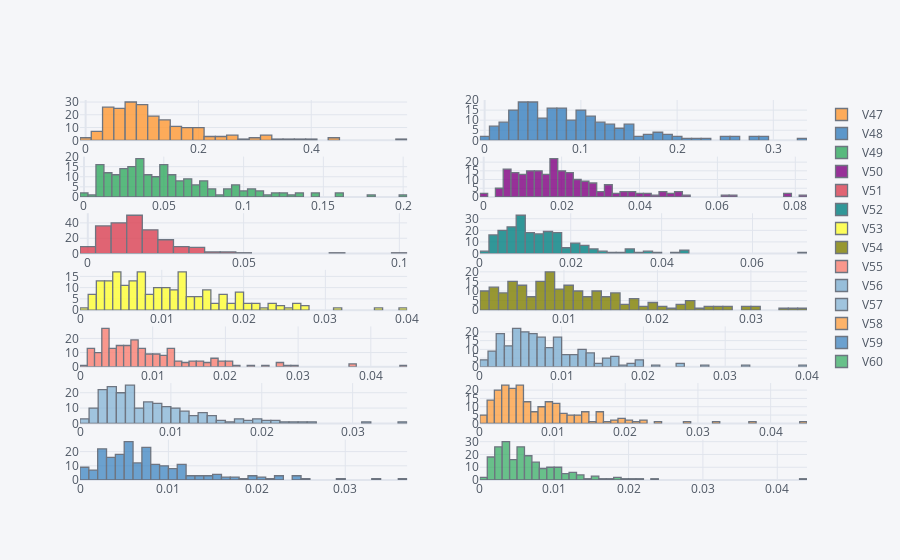

Write notebook code for a chart like this one.
### Code cell
X[skewedColsList[14:29]].iplot(kind='histogram',subplots=True,bins=50)

### Figure 1 — Plotly figure (JSON) as saved in the notebook; plotly's stock layout.template omitted (floating-point values rounded to 4 significant figures; data arrays with more than 128 entries replaced by an {"elided": "..."} marker saying what was removed)
{"data": [{"histfunc": "count", "histnorm": "", "marker": {"color": "rgba(255, 153, 51, 1.0)", "line": {"color": "#4D5663", "width": 1.3}}, "name": "V47", "nbinsx": 50, "opacity": 0.8, "orientation": "v", "type": "histogram", "x": {"elided": "208 float values"}, "xaxis": "x", "yaxis": "y"}, {"histfunc": "count", "histnorm": "", "marker": {"color": "rgba(55, 128, 191, 1.0)", "line": {"color": "#4D5663", "width": 1.3}}, "name": "V48", "nbinsx": 50, "opacity": 0.8, "orientation": "v", "type": "histogram", "x": {"elided": "208 float values"}, "xaxis": "x2", "yaxis": "y2"}, {"histfunc": "count", "histnorm": "", "marker": {"color": "rgba(50, 171, 96, 1.0)", "line": {"color": "#4D5663", "width": 1.3}}, "name": "V49", "nbinsx": 50, "opacity": 0.8, "orientation": "v", "type": "histogram", "x": {"elided": "208 float values"}, "xaxis": "x3", "yaxis": "y3"}, {"histfunc": "count", "histnorm": "", "marker": {"color": "rgba(128, 0, 128, 1.0)", "line": {"color": "#4D5663", "width": 1.3}}, "name": "V50", "nbinsx": 50, "opacity": 0.8, "orientation": "v", "type": "histogram", "x": {"elided": "208 float values"}, "xaxis": "x4", "yaxis": "y4"}, {"histfunc": "count", "histnorm": "", "marker": {"color": "rgba(219, 64, 82, 1.0)", "line": {"color": "#4D5663", "width": 1.3}}, "name": "V51", "nbinsx": 50, "opacity": 0.8, "orientation": "v", "type": "histogram", "x": {"elided": "208 float values"}, "xaxis": "x5", "yaxis": "y5"}, {"histfunc": "count", "histnorm": "", "marker": {"color": "rgba(0, 128, 128, 1.0)", "line": {"color": "#4D5663", "width": 1.3}}, "name": "V52", "nbinsx": 50, "opacity": 0.8, "orientation": "v", "type": "histogram", "x": {"elided": "208 float values"}, "xaxis": "x6", "yaxis": "y6"}, {"histfunc": "count", "histnorm": "", "marker": {"color": "rgba(255, 255, 51, 1.0)", "line": {"color": "#4D5663", "width": 1.3}}, "name": "V53", "nbinsx": 50, "opacity": 0.8, "orientation": "v", "type": "histogram", "x": {"elided": "208 float values"}, "xaxis": "x7", "yaxis": "y7"}, {"histfunc": "count", "histnorm": "", "marker": {"color": "rgba(128, 128, 0, 1.0)", "line": {"color": "#4D5663", "width": 1.3}}, "name": "V54", "nbinsx": 50, "opacity": 0.8, "orientation": "v", "type": "histogram", "x": {"elided": "208 float values"}, "xaxis": "x8", "yaxis": "y8"}, {"histfunc": "count", "histnorm": "", "marker": {"color": "rgba(251, 128, 114, 1.0)", "line": {"color": "#4D5663", "width": 1.3}}, "name": "V55", "nbinsx": 50, "opacity": 0.8, "orientation": "v", "type": "histogram", "x": {"elided": "208 float values"}, "xaxis": "x9", "yaxis": "y9"}, {"histfunc": "count", "histnorm": "", "marker": {"color": "rgba(128, 177, 211, 1.0)", "line": {"color": "#4D5663", "width": 1.3}}, "name": "V56", "nbinsx": 50, "opacity": 0.8, "orientation": "v", "type": "histogram", "x": {"elided": "208 float values"}, "xaxis": "x10", "yaxis": "y10"}, {"histfunc": "count", "histnorm": "", "marker": {"color": "rgba(128, 177, 211, 0.8999999999999999)", "line": {"color": "#4D5663", "width": 1.3}}, "name": "V57", "nbinsx": 50, "opacity": 0.8, "orientation": "v", "type": "histogram", "x": {"elided": "208 float values"}, "xaxis": "x11", "yaxis": "y11"}, {"histfunc": "count", "histnorm": "", "marker": {"color": "rgba(255, 153, 51, 0.8999999999999999)", "line": {"color": "#4D5663", "width": 1.3}}, "name": "V58", "nbinsx": 50, "opacity": 0.8, "orientation": "v", "type": "histogram", "x": {"elided": "208 float values"}, "xaxis": "x12", "yaxis": "y12"}, {"histfunc": "count", "histnorm": "", "marker": {"color": "rgba(55, 128, 191, 0.8999999999999999)", "line": {"color": "#4D5663", "width": 1.3}}, "name": "V59", "nbinsx": 50, "opacity": 0.8, "orientation": "v", "type": "histogram", "x": {"elided": "208 float values"}, "xaxis": "x13", "yaxis": "y13"}, {"histfunc": "count", "histnorm": "", "marker": {"color": "rgba(50, 171, 96, 0.8999999999999999)", "line": {"color": "#4D5663", "width": 1.3}}, "name": "V60", "nbinsx": 50, "opacity": 0.8, "orientation": "v", "type": "histogram", "x": {"elided": "208 float values"}, "xaxis": "x14", "yaxis": "y14"}], "layout": {"barmode": "overlay", "legend": {"bgcolor": "#F5F6F9", "font": {"color": "#4D5663"}}, "paper_bgcolor": "#F5F6F9", "plot_bgcolor": "#F5F6F9", "title": {"font": {"color": "#4D5663"}}, "xaxis": {"anchor": "y", "domain": [0, 0.45], "gridcolor": "#E1E5ED", "showgrid": true, "tickfont": {"color": "#4D5663"}, "title": {"font": {"color": "#4D5663"}, "text": ""}, "zerolinecolor": "#E1E5ED"}, "xaxis10": {"anchor": "y10", "domain": [0.55, 1], "gridcolor": "#E1E5ED", "showgrid": true, "tickfont": {"color": "#4D5663"}, "title": {"font": {"color": "#4D5663"}, "text": ""}, "zerolinecolor": "#E1E5ED"}, "xaxis11": {"anchor": "y11", "domain": [0, 0.45], "gridcolor": "#E1E5ED", "showgrid": true, "tickfont": {"color": "#4D5663"}, "title": {"font": {"color": "#4D5663"}, "text": ""}, "zerolinecolor": "#E1E5ED"}, "xaxis12": {"anchor": "y12", "domain": [0.55, 1], "gridcolor": "#E1E5ED", "showgrid": true, "tickfont": {"color": "#4D5663"}, "title": {"font": {"color": "#4D5663"}, "text": ""}, "zerolinecolor": "#E1E5ED"}, "xaxis13": {"anchor": "y13", "domain": [0, 0.45], "gridcolor": "#E1E5ED", "showgrid": true, "tickfont": {"color": "#4D5663"}, "title": {"font": {"color": "#4D5663"}, "text": ""}, "zerolinecolor": "#E1E5ED"}, "xaxis14": {"anchor": "y14", "domain": [0.55, 1], "gridcolor": "#E1E5ED", "showgrid": true, "tickfont": {"color": "#4D5663"}, "title": {"font": {"color": "#4D5663"}, "text": ""}, "zerolinecolor": "#E1E5ED"}, "xaxis2": {"anchor": "y2", "domain": [0.55, 1], "gridcolor": "#E1E5ED", "showgrid": true, "tickfont": {"color": "#4D5663"}, "title": {"font": {"color": "#4D5663"}, "text": ""}, "zerolinecolor": "#E1E5ED"}, "xaxis3": {"anchor": "y3", "domain": [0, 0.45], "gridcolor": "#E1E5ED", "showgrid": true, "tickfont": {"color": "#4D5663"}, "title": {"font": {"color": "#4D5663"}, "text": ""}, "zerolinecolor": "#E1E5ED"}, "xaxis4": {"anchor": "y4", "domain": [0.55, 1], "gridcolor": "#E1E5ED", "showgrid": true, "tickfont": {"color": "#4D5663"}, "title": {"font": {"color": "#4D5663"}, "text": ""}, "zerolinecolor": "#E1E5ED"}, "xaxis5": {"anchor": "y5", "domain": [0, 0.45], "gridcolor": "#E1E5ED", "showgrid": true, "tickfont": {"color": "#4D5663"}, "title": {"font": {"color": "#4D5663"}, "text": ""}, "zerolinecolor": "#E1E5ED"}, "xaxis6": {"anchor": "y6", "domain": [0.55, 1], "gridcolor": "#E1E5ED", "showgrid": true, "tickfont": {"color": "#4D5663"}, "title": {"font": {"color": "#4D5663"}, "text": ""}, "zerolinecolor": "#E1E5ED"}, "xaxis7": {"anchor": "y7", "domain": [0, 0.45], "gridcolor": "#E1E5ED", "showgrid": true, "tickfont": {"color": "#4D5663"}, "title": {"font": {"color": "#4D5663"}, "text": ""}, "zerolinecolor": "#E1E5ED"}, "xaxis8": {"anchor": "y8", "domain": [0.55, 1], "gridcolor": "#E1E5ED", "showgrid": true, "tickfont": {"color": "#4D5663"}, "title": {"font": {"color": "#4D5663"}, "text": ""}, "zerolinecolor": "#E1E5ED"}, "xaxis9": {"anchor": "y9", "domain": [0, 0.45], "gridcolor": "#E1E5ED", "showgrid": true, "tickfont": {"color": "#4D5663"}, "title": {"font": {"color": "#4D5663"}, "text": ""}, "zerolinecolor": "#E1E5ED"}, "yaxis": {"anchor": "x", "domain": [0.8939, 1], "gridcolor": "#E1E5ED", "showgrid": true, "tickfont": {"color": "#4D5663"}, "title": {"font": {"color": "#4D5663"}, "text": ""}, "zerolinecolor": "#E1E5ED"}, "yaxis10": {"anchor": "x10", "domain": [0.298, 0.4041], "gridcolor": "#E1E5ED", "showgrid": true, "tickfont": {"color": "#4D5663"}, "title": {"font": {"color": "#4D5663"}, "text": ""}, "zerolinecolor": "#E1E5ED"}, "yaxis11": {"anchor": "x11", "domain": [0.149, 0.2551], "gridcolor": "#E1E5ED", "showgrid": true, "tickfont": {"color": "#4D5663"}, "title": {"font": {"color": "#4D5663"}, "text": ""}, "zerolinecolor": "#E1E5ED"}, "yaxis12": {"anchor": "x12", "domain": [0.149, 0.2551], "gridcolor": "#E1E5ED", "showgrid": true, "tickfont": {"color": "#4D5663"}, "title": {"font": {"color": "#4D5663"}, "text": ""}, "zerolinecolor": "#E1E5ED"}, "yaxis13": {"anchor": "x13", "domain": [0, 0.1061], "gridcolor": "#E1E5ED", "showgrid": true, "tickfont": {"color": "#4D5663"}, "title": {"font": {"color": "#4D5663"}, "text": ""}, "zerolinecolor": "#E1E5ED"}, "yaxis14": {"anchor": "x14", "domain": [0, 0.1061], "gridcolor": "#E1E5ED", "showgrid": true, "tickfont": {"color": "#4D5663"}, "title": {"font": {"color": "#4D5663"}, "text": ""}, "zerolinecolor": "#E1E5ED"}, "yaxis2": {"anchor": "x2", "domain": [0.8939, 1], "gridcolor": "#E1E5ED", "showgrid": true, "tickfont": {"color": "#4D5663"}, "title": {"font": {"color": "#4D5663"}, "text": ""}, "zerolinecolor": "#E1E5ED"}, "yaxis3": {"anchor": "x3", "domain": [0.7449, 0.851], "gridcolor": "#E1E5ED", "showgrid": true, "tickfont": {"color": "#4D5663"}, "title": {"font": {"color": "#4D5663"}, "text": ""}, "zerolinecolor": "#E1E5ED"}, "yaxis4": {"anchor": "x4", "domain": [0.7449, 0.851], "gridcolor": "#E1E5ED", "showgrid": true, "tickfont": {"color": "#4D5663"}, "title": {"font": {"color": "#4D5663"}, "text": ""}, "zerolinecolor": "#E1E5ED"}, "yaxis5": {"anchor": "x5", "domain": [0.5959, 0.702], "gridcolor": "#E1E5ED", "showgrid": true, "tickfont": {"color": "#4D5663"}, "title": {"font": {"color": "#4D5663"}, "text": ""}, "zerolinecolor": "#E1E5ED"}, "yaxis6": {"anchor": "x6", "domain": [0.5959, 0.702], "gridcolor": "#E1E5ED", "showgrid": true, "tickfont": {"color": "#4D5663"}, "title": {"font": {"color": "#4D5663"}, "text": ""}, "zerolinecolor": "#E1E5ED"}, "yaxis7": {"anchor": "x7", "domain": [0.4469, 0.5531], "gridcolor": "#E1E5ED", "showgrid": true, "tickfont": {"color": "#4D5663"}, "title": {"font": {"color": "#4D5663"}, "text": ""}, "zerolinecolor": "#E1E5ED"}, "yaxis8": {"anchor": "x8", "domain": [0.4469, 0.5531], "gridcolor": "#E1E5ED", "showgrid": true, "tickfont": {"color": "#4D5663"}, "title": {"font": {"color": "#4D5663"}, "text": ""}, "zerolinecolor": "#E1E5ED"}, "yaxis9": {"anchor": "x9", "domain": [0.298, 0.4041], "gridcolor": "#E1E5ED", "showgrid": true, "tickfont": {"color": "#4D5663"}, "title": {"font": {"color": "#4D5663"}, "text": ""}, "zerolinecolor": "#E1E5ED"}}}
